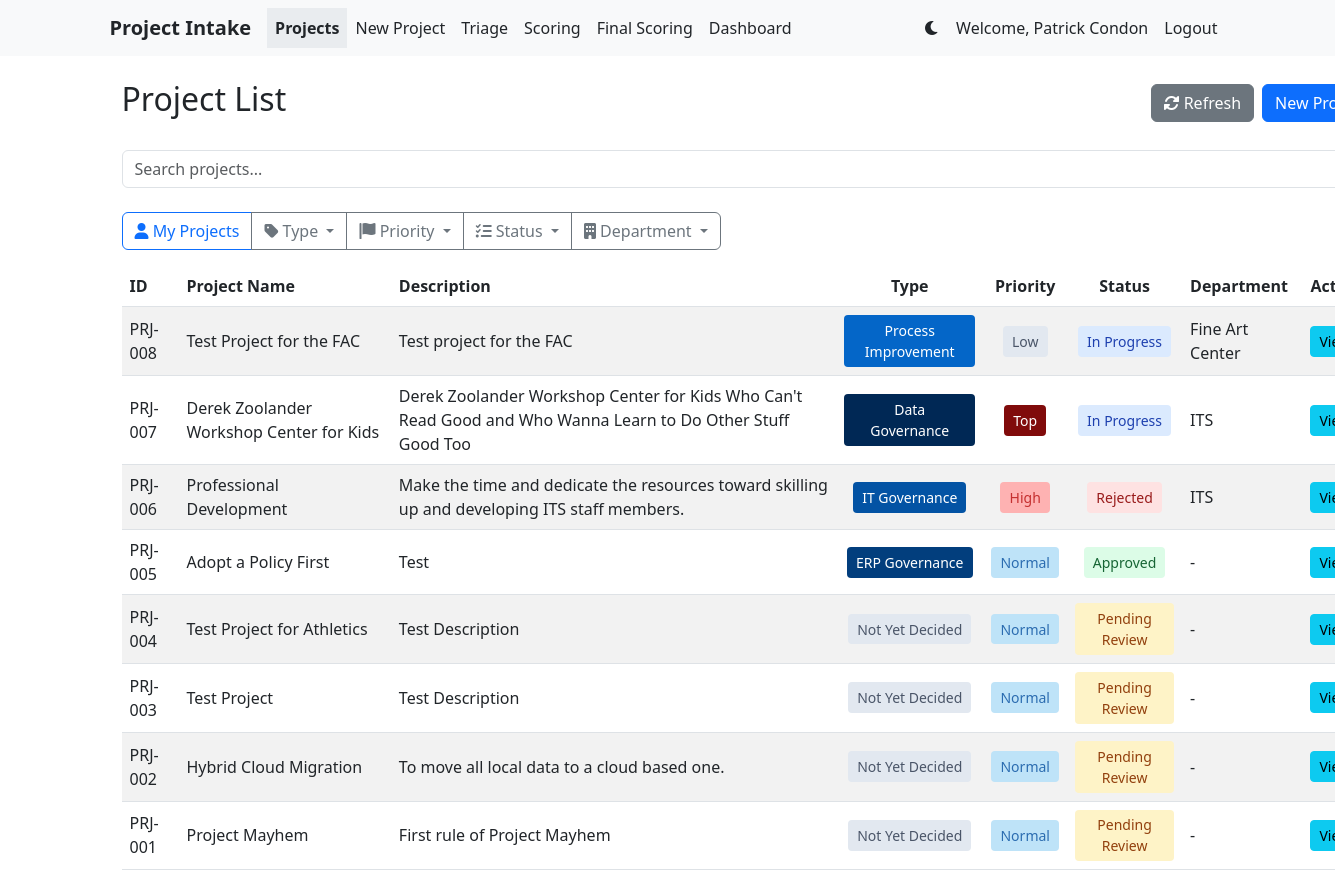
The app's page / (signed in) with its own data.
### projects/models.py (models this page shows, shortened)
class Project(models.Model):
    STATUS_CHOICES = [
        ('pending', 'Pending Review'),
        ('approved', 'Approved'),
        ('rejected', 'Rejected'),
        ('in_progress', 'In Progress'),
        ('completed', 'Completed'),
    ]
    PRIORITY_CHOICES = [
        ('Low', 'Low'),
        ('Normal', 'Normal'),
        ('High', 'High'),
        ('Top', 'Top'),
    ]
    FINAL_PRIORITY_CHOICES = [
        (1, 'Low'),
        (2, 'Medium'),
        (3, 'High'),
    ]
    PROJECT_TYPE_CHOICES = [
        ('not_yet_decided', 'Not Yet Decided'),
        ('process_improvement', 'Process Improvement'),
        ('it_governance', 'IT Governance'),
        ('erp_governance', 'ERP Governance'),
        ('data_governance', 'Data Governance'),
    ]
    title = models.CharField(max_length=200)
    description = models.TextField()
    project_type = models.CharField(max_length=20, choices=PROJECT_TYPE_CHOICES, default='not_yet_decided', help_text="Type of project submission")
    submitted_by = models.ForeignKey(User, on_delete=models.CASCADE, null=True, blank=True)
    submission_date = models.DateTimeField(default=timezone.now)
    status = models.CharField(max_length=20, choices=STATUS_CHOICES, default='pending', null=True, blank=True)
    budget = models.DecimalField(max_digits=10, decimal_places=2, null=True, blank=True)
    start_date = models.DateField(null=True, blank=True)
    end_date = models.DateField(null=True, blank=True)
    department = models.CharField(max_length=100, null=True, blank=True)
    contact_person = models.CharField(max_length=100, null=True, blank=True)
    contact_email = models.EmailField(null=True, blank=True)
    contact_phone = models.CharField(max_length=20, null=True, blank=True)
    triage_notes = models.TextField(blank=True, null=True)
    priority = models.CharField(max_length=10, choices=PRIORITY_CHOICES, default='Normal')
    scoring_notes = models.TextField(blank=True, null=True, help_text="Notes related to project scoring or evaluation")
    final_priority = models.IntegerField(null=True, blank=True, help_text="Project ranking (lower number = higher priority)")
    final_score = models.FloatField(null=True, blank=True, help_text="Final score")
    strategic_alignment = models.IntegerField(null=True, blank=True, help_text="Strategic alignment score (1-5)")
    cost_benefit = models.IntegerField(null=True, blank=True, help_text="Cost benefit score (1-5)")
    user_impact = models.IntegerField(null=True, blank=True, help_text="User impact and adoption score (1-5)")
    ease_of_implementation = models.IntegerField(null=True, blank=True, help_text="Ease of implementation score (1-5)")
    vendor_reputation_support = models.IntegerField(null=True, blank=True, help_text="Vendor reputation and support score (1-5)")
    security_compliance = models.IntegerField(null=True, blank=True, help_text="Security and compliance score (1-5)")
    student_centered = models.IntegerField(null=True, blank=True, help_text="Student-centered score (1-5)")
    @property
    def formatted_id(self):
        return f"PRJ-{self.id:03d}"
    class Meta:
        ordering = ['-submission_date']
        db_table = 'project_requests'

### projects/views.py (the view, shortened to what this page needs)
# urls.py: path('', views.project_list, name='project_list'),
@login_required
def project_list(request):
    search_query = request.GET.get('search', '')
    filter_type = request.GET.get('filter', 'all')
    type_filter = request.GET.get('type', '')
    priority_filter = request.GET.get('priority', '')
    status_filter = request.GET.get('status', '')
    department_filter = request.GET.get('department', '')
    projects = Project.objects.all().select_related('submitted_by').order_by('-submission_date')
    if filter_type == 'my_projects':
        projects = projects.filter(submitted_by=request.user)
    if type_filter:
        projects = projects.filter(project_type=type_filter)
    if priority_filter:
        projects = projects.filter(priority=priority_filter)
    if status_filter:
        projects = projects.filter(status=status_filter)
    if department_filter:
        projects = projects.filter(department=department_filter)
    filtered_projects = projects
    available_types = filtered_projects.values_list('project_type', flat=True).distinct()
    project_types = [(t[0], t[1]) for t in Project.PROJECT_TYPE_CHOICES if t[0] in available_types]
    available_priorities = filtered_projects.values_list('priority', flat=True).distinct()
    priorities = [p for p in ['Top', 'High', 'Normal', 'Low'] if p in available_priorities]
    available_statuses = filtered_projects.values_list('status', flat=True).distinct()
    status_choices = [(s[0], s[1]) for s in Project.STATUS_CHOICES if s[0] in available_statuses]
    departments = filtered_projects.exclude(department='').values_list('department', flat=True).distinct().order_by('department')
    context = {
        'projects': projects,
        'search_query': search_query,
        'filter_type': filter_type,
        'type_filter': type_filter,
        'priority_filter': priority_filter,
        'status_filter': status_filter,
        'department_filter': department_filter,
        'project_types': project_types,
        'priorities': priorities,
        'status_choices': status_choices,
        'departments': departments,
    }
    return render(request, 'projects/project_list.html', context)

### projects/templates/projects/project_list.html (shortened to what this page needs)
{% extends 'base.html' %}
{% block content %}
<div class="container-fluid" style="width: 115%; padding-right: 15px;">
    <div class="d-flex justify-content-between align-items-center mb-4">
        <h2>Project List</h2>
        <div class="d-flex gap-2">
            <button id="refreshButton" class="btn btn-secondary" onclick="refreshProjects()">
                <i class="fas fa-sync-alt"></i> Refresh
            </button>
            <a href="{% url 'projects:project_create' %}" class="btn btn-primary">New Project</a>
        </div>
    </div>
    <div class="row mb-4">
        <div class="col-12">
            <form id="searchForm" class="d-flex" method="get">
                <div class="input-group">
                    <input type="text" class="form-control" name="search" placeholder="Search projects..." value="{{ search_query }}" id="searchInput">
                </div>
            </form>
        </div>
    </div>
    <div class="row mb-3">
        <div class="col">
            <div class="btn-group" role="group">
                {% if filter_type == 'my_projects' %}
                <a href="?{% if search_query %}search={{ search_query }}&{% endif %}filter=all" class="btn btn-outline-primary">
                    <i class="fas fa-list"></i> All Projects
                </a>
                {% else %}
                <a href="?{% if search_query %}search={{ search_query }}&{% endif %}filter=my_projects" class="btn btn-outline-primary">
                    <i class="fas fa-user"></i> My Projects
                </a>
                {% endif %}
                <div class="btn-group" role="group">
                    <button type="button" class="btn btn-outline-secondary dropdown-toggle" data-bs-toggle="dropdown" aria-expanded="false">
                        <i class="fas fa-tag"></i> Type
                    </button>
                </div>
                <div class="btn-group" role="group">
                    <button type="button" class="btn btn-outline-secondary dropdown-toggle" data-bs-toggle="dropdown" aria-expanded="false">
                        <i class="fas fa-flag"></i> Priority
                    </button>
                </div>
                <div class="btn-group" role="group">
                    <button type="button" class="btn btn-outline-secondary dropdown-toggle" data-bs-toggle="dropdown" aria-expanded="false">
                        <i class="fas fa-tasks"></i> Status
                    </button>
                </div>
                <div class="btn-group" role="group">
                    <button type="button" class="btn btn-outline-secondary dropdown-toggle" data-bs-toggle="dropdown" aria-expanded="false">
                        <i class="fas fa-building"></i> Department
                    </button>
                </div>
            </div>
        </div>
    </div>
    <div id="projectsTable" class="table-responsive">
        <table class="table table-striped table-hover">
            <thead>
                <tr>
                    <th>ID</th>
                    <th>Project Name</th>
                    <th>Description</th>
                    <th class="text-center">Type</th>
                    <th class="text-center">Priority</th>
                    <th class="text-center">Status</th>
                    <th>Department</th>
                    <th>Actions</th>
                </tr>
            </thead>
            <tbody>
                {% for project in projects %}
                <tr>
                    <td>{{ project.formatted_id }}</td>
                    <td>{{ project.title }}</td>
                    <td>{{ project.description|truncatewords:20 }}</td>
                    <td class="text-center">
                        <span class="type-badge type-{{ project.project_type|lower }}">
                            {{ project.get_project_type_display }}
                        </span>
                    </td>
                    <td class="text-center">
                        <span class="priority-badge priority-{{ project.priority|lower }}">
                            {{ project.priority }}
                        </span>
                    </td>
                    <td class="text-center">
                        <span class="status-badge status-{{ project.status|lower }}">
                            {{ project.get_status_display }}
                        </span>
                    </td>
                    <td>{{ project.department|default:"-" }}</td>
                    <td>
                        {% if project.id %}
                        <a href="{% url 'projects:project_detail' project.id %}" class="btn btn-info btn-sm">View</a>
                        {% endif %}
                    </td>
                </tr>
                {% empty %}
                <tr>
                    <td colspan="8" class="text-center">No projects found.</td>
                </tr>
                {% endfor %}
            </tbody>
        </table>
    </div>
</div>
{% endblock %}

### templates/base.html (shortened to what this page needs)
{% load static %}
{% load project_tags %}
<!DOCTYPE html>
<html lang="en" data-bs-theme="light">
<head>
    <link href="https://cdn.jsdelivr.net/npm/bootstrap@5.3.0/dist/css/bootstrap.min.css" rel="stylesheet">
    <link rel="stylesheet" href="{% static 'projects/css/style.css' %}">
    <link href="https://cdnjs.cloudflare.com/ajax/libs/font-awesome/6.0.0/css/all.min.css" rel="stylesheet">
</head>
<body>
    <nav class="navbar navbar-expand-lg navbar-dark bg-dark">
        <div class="container">
            <a class="navbar-brand" href="{% url 'projects:project_list' %}">Project Intake</a>
            <div class="collapse navbar-collapse" id="navbarNav">
                <ul class="navbar-nav">
                    <li class="nav-item">
                        <a class="nav-link {% if request.resolver_match.url_name == 'project_list' %}active{% endif %}" href="{% url 'projects:project_list' %}">Projects</a>
                    </li>
                    <li class="nav-item">
                        <a class="nav-link {% if request.resolver_match.url_name == 'project_create' %}active{% endif %}" href="{% url 'projects:project_create' %}">New Project</a>
                    </li>
                    {% if user.is_staff or user|has_group:'Triage Group' %}
                    <li class="nav-item">
                        <a class="nav-link {% if request.resolver_match.url_name == 'project_triage' %}active{% endif %}" href="{% url 'projects:project_triage' %}">Triage</a>
                    </li>
                    {% endif %}
                    {% if user.is_staff or user|has_group:'Scoring Group' %}
                    <li class="nav-item">
                        <a class="nav-link {% if request.resolver_match.url_name == 'project_scoring_list' %}active{% endif %}" href="{% url 'projects:project_scoring_list' %}">Scoring</a>
                    </li>
                    <li class="nav-item">
                        <a class="nav-link {% if request.resolver_match.url_name == 'project_final_scoring_list' %}active{% endif %}" href="{% url 'projects:project_final_scoring_list' %}">Final Scoring</a>
                    </li>
                    {% endif %}
                    {% if user.is_staff or user|has_group:'Cabinet Group' %}
                    <li class="nav-item">
                        <a class="nav-link {% if request.resolver_match.url_name == 'cabinet_dashboard' %}active{% endif %}" href="{% url 'projects:cabinet_dashboard' %}">Dashboard</a>
                    </li>
                    {% endif %}
                </ul>
                <ul class="navbar-nav ms-auto">
                    <li class="nav-item">
                        <button class="theme-toggle nav-link" id="themeToggle">
                            <i class="fas fa-moon"></i>
                        </button>
                    </li>
                    {% if user.is_authenticated %}
                    <li class="nav-item">
                        <span class="nav-link">Welcome,
                            {% if user.first_name and user.last_name %}
                                {{ user.get_full_name }}
                            {% else %}
                                {{ user.username }}
                            {% endif %}
                        </span>
                    </li>
                    <li class="nav-item">
                        <form method="post" action="{% url 'logout' %}" class="d-inline">
                            <button type="submit" class="btn btn-link nav-link">Logout</button>
                        </form>
                    </li>
                    {% else %}
                    <li class="nav-item">
                        <a class="nav-link {% if request.resolver_match.url_name == 'login' %}active{% endif %}" href="{% url 'login' %}">Login</a>
                    </li>
                    {% endif %}
                </ul>
            </div>
        </div>
    </nav>
    <div class="container mt-4">
        {% block content %}{% endblock %}
    </div>
</body>
</html>

### records on screen
Project: formatted_id "PRJ-008", title "Test Project for the FAC", description "Test project for the FAC", project_type "Process Improvement", priority "Low", status "In Progress", department "Fine Art Center", shows "View"
Project: formatted_id "PRJ-007", title "Derek Zoolander Workshop Center for Kids", description "Derek Zoolander Workshop Center for Kids Who Can't Read Good and Who Wanna Learn to Do Other Stuff Good Too", project_type "Data Governance", priority "Top", status "In Progress", department "ITS", shows "View"
Project: formatted_id "PRJ-006", title "Professional Development", description "Make the time and dedicate the resources toward skilling up and developing ITS staff members.", project_type "IT Governance", priority "High", status "Rejected", department "ITS", shows "View"
Project: formatted_id "PRJ-005", title "Adopt a Policy First", description "Test", project_type "ERP Governance", priority "Normal", status "Approved", department "-", shows "View"
Project: formatted_id "PRJ-004", title "Test Project for Athletics", description "Test Description", project_type "Not Yet Decided", priority "Normal", status "Pending Review", department "-", shows "View"
Project: formatted_id "PRJ-003", title "Test Project", description "Test Description", project_type "Not Yet Decided", priority "Normal", status "Pending Review", department "-", shows "View"
Project: formatted_id "PRJ-002", title "Hybrid Cloud Migration", description "To move all local data to a cloud based one.", project_type "Not Yet Decided", priority "Normal", status "Pending Review", department "-", shows "View"
Project: formatted_id "PRJ-001", title "Project Mayhem", description "First rule of Project Mayhem", project_type "Not Yet Decided", priority "Normal", status "Pending Review", department "-", shows "View"

### other values on screen
{{ user.get_full_name }} "Patrick Condon"
